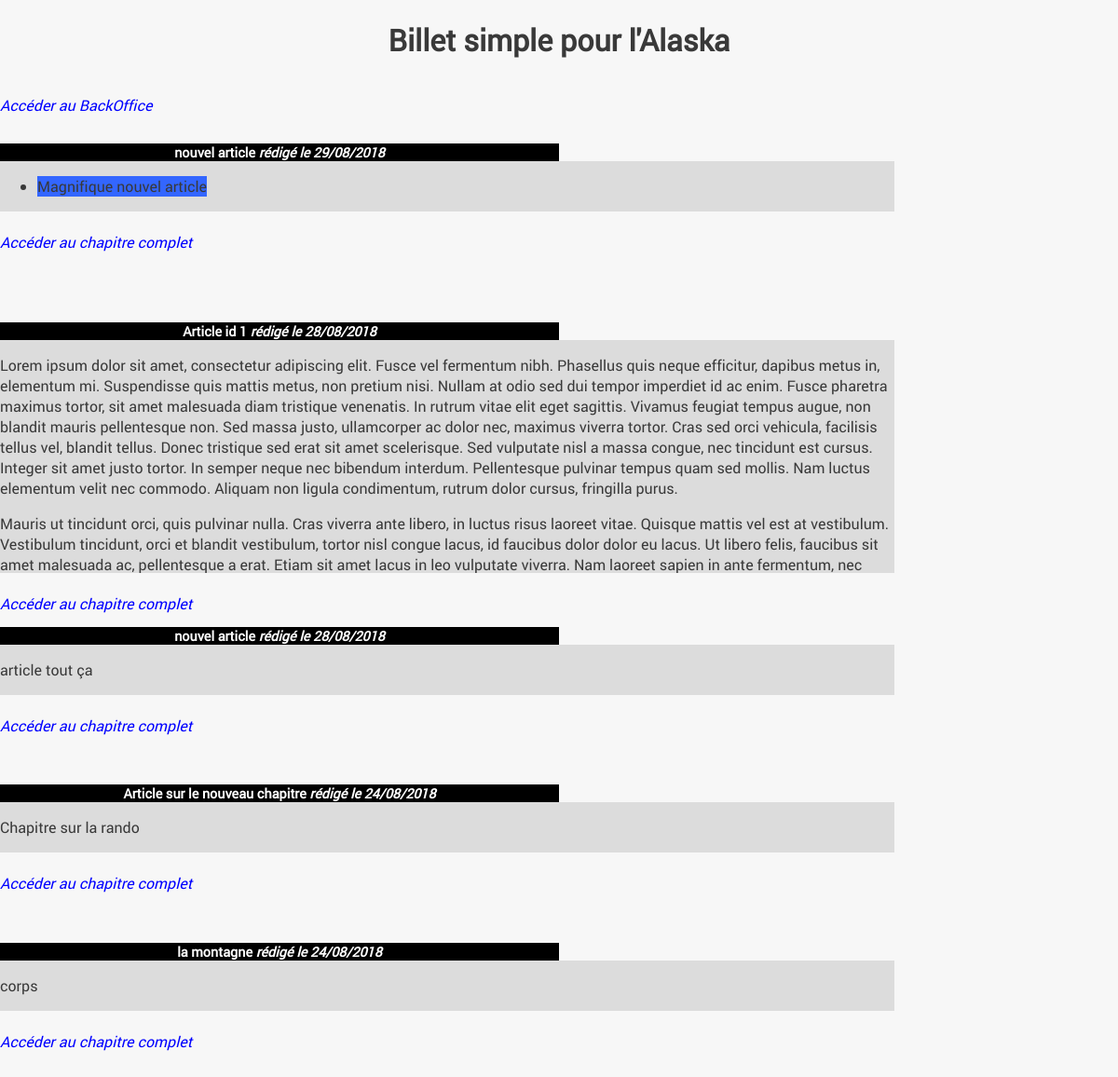
The page / on the database its author committed.
### tables this page shows
CREATE TABLE `posts` (
  `id` int(11) NOT NULL,
  `title` varchar(255) NOT NULL,
  `content` text NOT NULL,
  `creation_date` datetime NOT NULL DEFAULT CURRENT_TIMESTAMP,
  `reportedComments` int(255) NOT NULL,
  `commentsWaitingForModeration` int(255) NOT NULL
);

### controller/frontend/frontend.php (called while the page is built, shortened)
<?php
require_once 'model/PostManager.php';
class ctrlFrontend {
    private $commentManager, $postManager;
    public function __construct() {
        $this->postManager = new PostManager();
    }
    public function listPosts() {
        $posts = $this->postManager->getPosts();
        require('view/frontend/listPostsView.php');
    }
}

### index.php (called while the page is built, shortened)
<?php
$router = new Router();
$router -> routRequest();

### model/PostManager.php (called while the page is built, shortened)
<?php
require_once("model/Manager.php");
require_once("model/entities/Post.php");
class PostManager extends Manager
{
    public function getPosts()
    {
        $sql = 'SELECT id, title, content, DATE_FORMAT(creation_date, \'%d/%m/%Y\') AS creation_date, reportedComments, commentsWaitingForModeration FROM posts ORDER BY creation_date DESC LIMIT 0, 5';
        $results = $this->executeRequest($sql);
        $posts = array();
        foreach ($results as $result) {
            $post = new Post($result);
            array_push($posts, $post);
        }
        return $posts;
    }
}

### model/Manager.php (called while the page is built, shortened)
<?php
class Manager
{
    private $bdd;
    protected function executeRequest($sql, $params = null) {
        if ($params == null) {
            $result = $this->getBdd()->query($sql);
        }
        else {
            $result = $this->getBdd()->prepare($sql);
            $result->execute($params);
        }
    return $result;
    }
    private function getBdd() {
        if ($this->bdd == null) {
            $this->bdd = new PDO('mysql:host=localhost;dbname=blog;charset=utf8',
            'root', 'root', array(PDO::ATTR_ERRMODE => PDO::ERRMODE_EXCEPTION));
        }
    return $this->bdd;
    }
}

### model/entities/Post.php (called while the page is built, shortened)
<?php
class Post {
    private $id, $title, $content, $creation_date;
    public function hydrate (array $data) {
        foreach ($data as $key => $value) {
            $method = 'set'.ucfirst($key);
        }
    }
    public function setId($id) {
        $this->id = $id;
    }
    public function setTitle($title) {
        $this->title = $title;
    }
    public function setContent($content) {
        $this->content = $content;
    }
    public function setCreation_date($creation_date) {
        $this->creation_date = $creation_date;
    }
    public function getId() {
        return $this->id;
    }
    public function getTitle() {
        return $this->title;
    }
    public function getContent() {
        return $this->content;
    }
    public function getCreation_date() {
        return $this->creation_date;
    }
}

### view/frontend/listPostsView.php (the view, shortened to what this page needs)
<h1>Billet simple pour l'Alaska</h1>
<p ><a href="index.php?displayLogin">Accéder au BackOffice</a></p>
<?php foreach ($posts as $post): ?>
<div class="news">
        <h3>
            <?= htmlspecialchars($post->getTitle()) ;?>
            <em>rédigé le <?= $post->getCreation_date(); ?></em>
        </h3>
        <div class="chapterFront">
            <p>
                <?= $post->getContent(); ?>
            </p>
        </div>
        <br />
        <em><a href="index.php?action=post&amp;id=<?= $post->getId(); ?>">Accéder au chapitre complet</a></em>
</div>
<?php endforeach; ?>
<?php require('template.php'); ?>

### public/css/style.css (style rules this page uses)
body { color: #393939; background-color: #f7f7f7; font-family: 'robotoregular'; display: flex; flex-direction: column; flex-wrap: wrap; margin: auto; max-width: 1600px; }
h1, h3 { text-align:center; }
h3 { background-color:black; color:white; font-size:0.9em; margin-bottom:0px; }
a { text-decoration: none; color: blue; font-style: italic; }
html body div h3 { width: 50%; }
.chapterFront { max-height: 250px; overflow: hidden; width: 80%; background-color: #dcdcdc; }

### rows shown on the page
posts: title "nouvel article", Creation_date "29/08/2018", content "Magnifique nouvel article"
posts: title "Article id 1", Creation_date "28/08/2018", content "Lorem ipsum dolor sit amet, consectetur adipiscing elit. Fusce vel fermentum nibh. Phasellus quis neque efficitur, dapibus metus in, elementum mi. Suspendisse quis mattis metus, non pretium nisi. Nullam at odio sed dui tempor imperdiet id ac enim. Fusce pharetra maximus tortor, sit amet malesuada diam tristique venenatis. In rutrum vitae elit eget sagittis. Vivamus feugiat tempus augue, non blandit mauris pellentesque non. Sed massa justo, ullamcorper ac dolor nec, maximus viverra tortor. Cras sed orci vehicula, facilisis tellus vel, blandit tellus. Donec tristique sed erat sit amet scelerisque. Sed vulputate nisl a massa congue, nec tincidunt est cursus. Integer sit amet justo tortor. In…"
posts: title "nouvel article", Creation_date "28/08/2018", content "article tout ça"
posts: title "Article sur le nouveau chapitre", Creation_date "24/08/2018", content "Chapitre sur la rando"
posts: title "la montagne", Creation_date "24/08/2018", content "corps"
